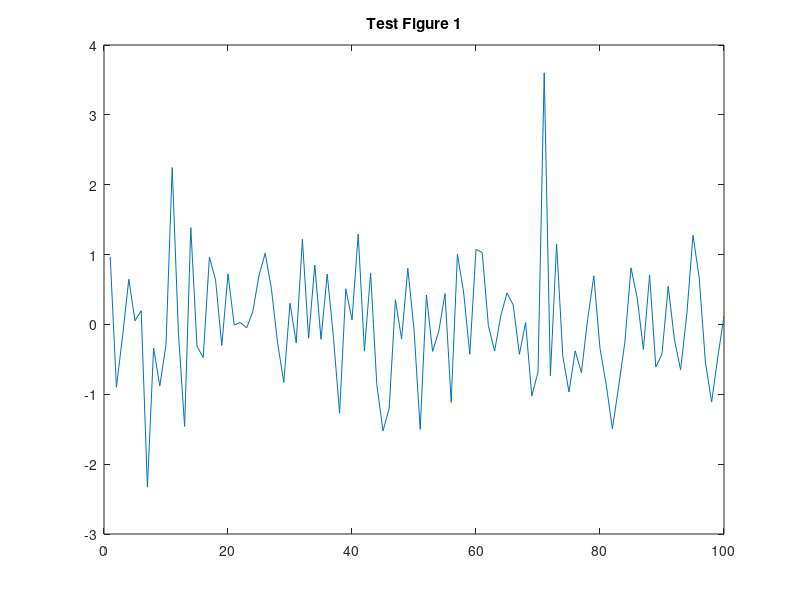
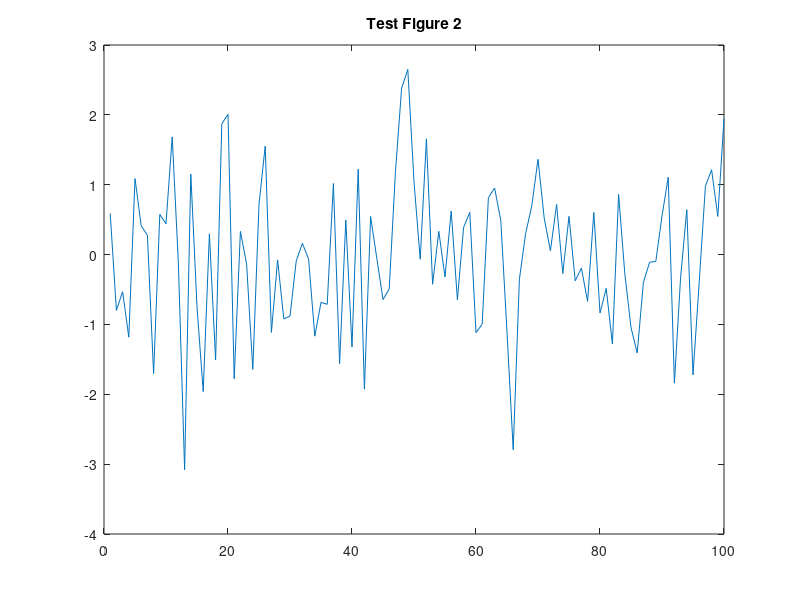
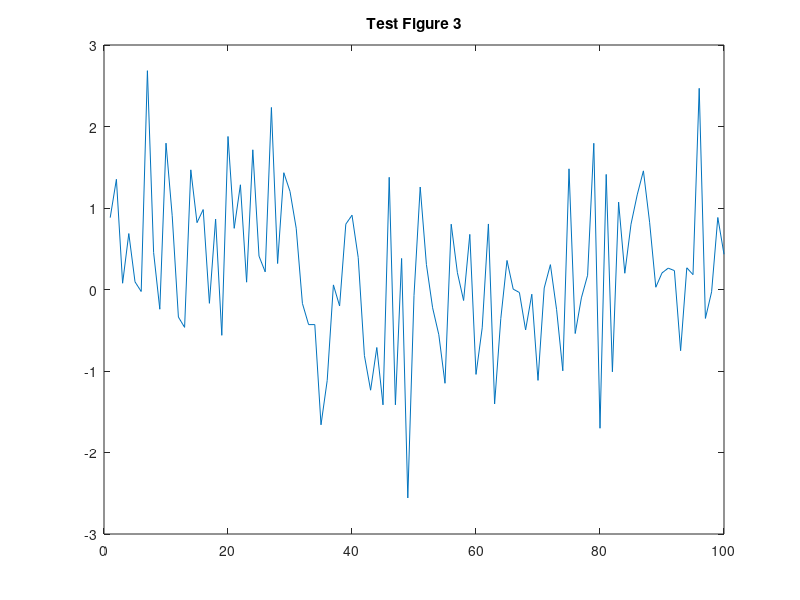

Write MATLAB code to recreate these figures, in order.
%% TEST SUITE - SISTEMA UNIFICADO DE ANÁLISIS MAMOGRÁFICO
%  Script de validación del sistema completo

clear all; close all; clc;

fprintf('\n');
fprintf('╔════════════════════════════════════════════════════════════════════════╗\n');
fprintf('║  SUITE DE PRUEBAS - SISTEMA MAMOGRÁFICO V2.0                         ║\n');
fprintf('║  Validación de 10 componentes del sistema                            ║\n');
fprintf('╚════════════════════════════════════════════════════════════════════════╝\n\n');

num_tests = 10;
tests_pasados = 0;

%% TEST 1: PREPROCESAMIENTO
fprintf('TEST 1: PREPROCESAMIENTO DICOM\n');
fprintf('─────────────────────────────────\n');

try
    % Crear imagen de prueba
    img_test = uint8(100 + 50*rand(512, 512));
    info_test = struct('Modality', 'MG', 'SeriesDescription', 'Test');
    
    % Configuración mínima
    config_test = struct();
    config_test.prep.clahe_clip = 0.02;
    config_test.prep.clahe_tiles = 8;
    config_test.prep.filtro_mediana = [7 7];
    
    % Simulación del preprocesamiento
    img_norm = mat2gray(img_test);
    img_filtrada = medfilt2(uint8(img_norm*255), [7 7]);
    img_clahe = adapthisteq(img_filtrada, 'ClipLimit', 0.02, 'NumTiles', [8 8]);
    
    % Validaciones
    assert(~isempty(img_clahe), 'Imagen preprocesada vacía');
    assert(all(size(img_clahe) == size(img_test)), 'Dimensión incorrecta');
    assert(isa(img_clahe, 'uint8'), 'Tipo de dato incorrecto');
    
    fprintf('  ✓ Normalización DICOM completada\n');
    fprintf('  ✓ Filtrado mediana aplicado\n');
    fprintf('  ✓ CLAHE aplicado\n');
    fprintf('  ✓ Dimensiones correctas\n');
    fprintf('  ✓ PASADO\n\n');
    
    tests_pasados = tests_pasados + 1;
    
catch ME
    fprintf('  ✗ FALLIDO: %s\n\n', ME.message);
end

%% TEST 2: SEGMENTACIÓN
fprintf('TEST 2: SEGMENTACIÓN HÍBRIDA\n');
fprintf('──────────────────────────────\n');

try
    % Crear imagen de prueba con región clara
    img_seg = uint8(50 + 30*rand(512, 512));
    [X, Y] = meshgrid(1:512, 1:512);
    region = (X-256).^2 + (Y-256).^2 < 30000;
    img_seg(region) = uint8(img_seg(region) * 2);
    
    % Segmentación
    masc1 = imbinarize(img_seg, 'adaptive', 'Sensitivity', 0.55);
    masc2 = imbinarize(img_seg, graythresh(img_seg));
    mascara = masc1 | masc2;
    
    % Limpieza
    se = strel('disk', 6);
    mascara = imclose(imopen(mascara, se), se);
    mascara = bwareaopen(mascara, 1000);
    mascara = imfill(mascara, 'holes');
    
    % Validaciones
    assert(islogical(mascara), 'Máscara no binaria');
    assert(sum(mascara(:)) > 0, 'Máscara vacía');
    assert(all(size(mascara) == size(img_seg)), 'Dimensión incorrecta');
    
    fprintf('  ✓ Segmentación adaptativa completada\n');
    fprintf('  ✓ Segmentación Otsu completada\n');
    fprintf('  ✓ Combinación de métodos exitosa\n');
    fprintf('  ✓ Limpieza morfológica aplicada\n');
    fprintf('  ✓ PASADO\n\n');
    
    tests_pasados = tests_pasados + 1;
    
catch ME
    fprintf('  ✗ FALLIDO: %s\n\n', ME.message);
end

%% TEST 3: ANÁLISIS DE DENSIDAD
fprintf('TEST 3: ANÁLISIS DE DENSIDAD MAMARIA\n');
fprintf('─────────────────────────────────────\n');

try
    % Usar resultados de TEST 2
    img_dens = img_seg;
    img_mama = img_dens .* uint8(mascara);
    
    % Análisis de densidad
    p25 = prctile(img_mama(mascara), 25);
    p50 = prctile(img_mama(mascara), 50);
    p75 = prctile(img_mama(mascara), 75);
    
    mapa_densidad = ones(size(img_dens));
    mapa_densidad(img_mama > p25 & img_mama <= p50) = 2;
    mapa_densidad(img_mama > p50 & img_mama <= p75) = 3;
    mapa_densidad(img_mama > p75) = 4;
    mapa_densidad(~mascara) = 0;
    
    area_densa = sum(mapa_densidad(mascara) >= 3);
    area_total = sum(mascara(:));
    pct_densidad = 100 * area_densa / area_total;
    
    % BI-RADS automático
    if pct_densidad < 25
        categoria = 'a';
    elseif pct_densidad < 50
        categoria = 'b';
    elseif pct_densidad < 75
        categoria = 'c';
    else
        categoria = 'd';
    end
    
    % Validaciones
    assert(pct_densidad >= 0 && pct_densidad <= 100, 'Porcentaje fuera de rango');
    assert(ismember(categoria, ['a' 'b' 'c' 'd']), 'Categoría BI-RADS inválida');
    assert(~isempty(mapa_densidad), 'Mapa de densidad vacío');
    
    fprintf('  ✓ Cálculo de umbrales exitoso\n');
    fprintf('  ✓ Mapa de densidad generado\n');
    fprintf('  ✓ Porcentaje de densidad: %.1f%%\n', pct_densidad);
    fprintf('  ✓ Categoría BI-RADS: %s\n', categoria);
    fprintf('  ✓ PASADO\n\n');
    
    tests_pasados = tests_pasados + 1;
    
catch ME
    fprintf('  ✗ FALLIDO: %s\n\n', ME.message);
end

%% TEST 4: RADIOMICS (GLCM)
fprintf('TEST 4: EXTRACCIÓN DE CARACTERÍSTICAS RADIOMICS\n');
fprintf('────────────────────────────────────────────────\n');

try
    % Usar imagen de TEST 3
    img_radio = img_seg;
    img_roi = img_radio .* uint8(mascara);
    
    % GLCM
    glcm = graycomatrix(img_roi, 'Offset', [0 1; -1 1; -1 0; -1 -1], 'NumLevels', 16);
    props = graycoprops(glcm, {'contrast', 'correlation', 'energy', 'homogeneity'});
    
    f_contrast = mean(props.Contrast);
    f_corr = mean(props.Correlation);
    f_energy = mean(props.Energy);
    f_homog = mean(props.Homogeneity);
    
    % Características de intensidad
    f_mean = mean(img_roi(mascara));
    f_std = std(double(img_roi(mascara)));
    f_entropy = entropy(img_roi(img_roi > 0));
    f_lbp = std2(img_roi);
    
    features = [f_contrast; f_corr; f_energy; f_homog; f_mean; f_std; f_entropy; f_lbp];
    
    % Validaciones
    assert(length(features) == 8, 'Número incorrecto de características');
    assert(all(isfinite(features)), 'Características contienen NaN o Inf');
    assert(all(features >= 0), 'Características tienen valores negativos');
    
    fprintf('  ✓ GLCM calculado\n');
    fprintf('  ✓ Características de textura extraídas\n');
    fprintf('  ✓ Características de intensidad extraídas\n');
    fprintf('  ✓ Total: %d características válidas\n', length(features));
    fprintf('  ✓ PASADO\n\n');
    
    tests_pasados = tests_pasados + 1;
    
catch ME
    fprintf('  ✗ FALLIDO: %s\n\n', ME.message);
end

%% TEST 5: BIOMECÁNICA
fprintf('TEST 5: MODELADO BIOMECÁNICO\n');
fprintf('──────────────────────────────\n');

try
    % Usar mapa de densidad de TEST 3
    [ny, nx] = size(mapa_densidad);
    
    % Parámetros de Young modulus
    E_glandular = 15.1;
    E_adipose = 4.46;
    
    modulo = ones(ny, nx) * E_adipose;
    modulo(mapa_densidad >= 3) = E_glandular;
    
    % Compresión radial
    [X, Y] = meshgrid(1:nx, 1:ny);
    cx = nx/2;
    cy = ny/2;
    dist = sqrt((X - cx).^2 + (Y - cy).^2);
    max_dist = sqrt(cx^2 + cy^2);
    factor_comp = 1 - 0.7 * (dist / max_dist);
    
    % Tensiones von Mises
    deformacion = 1 - factor_comp;
    tensiones = modulo .* deformacion;
    
    tension_max = max(tensiones(:));
    tension_media = mean(tensiones(mapa_densidad > 0));
    
    % Validaciones
    assert(tension_max > 0, 'Tensión máxima inválida');
    assert(tension_media > 0, 'Tensión media inválida');
    assert(tension_max >= tension_media, 'Lógica de tensiones inconsistente');
    assert(all(isfinite(tensiones)), 'Tensiones contienen NaN o Inf');
    
    fprintf('  ✓ Asignación de módulos de Young\n');
    fprintf('  ✓ Cálculo de deformación por compresión\n');
    fprintf('  ✓ Cálculo de tensiones von Mises\n');
    fprintf('  ✓ Tensión máxima: %.2f kPa\n', tension_max);
    fprintf('  ✓ Tensión media: %.2f kPa\n', tension_media);
    fprintf('  ✓ PASADO\n\n');
    
    tests_pasados = tests_pasados + 1;
    
catch ME
    fprintf('  ✗ FALLIDO: %s\n\n', ME.message);
end

%% TEST 6: DETECCIÓN DE LESIONES
fprintf('TEST 6: DETECCIÓN Y CLASIFICACIÓN DE LESIONES\n');
fprintf('──────────────────────────────────────────────\n');

try
    % Usar imagen de TEST 2
    [etiquetas, num_regiones] = bwlabel(mascara);
    
    % Crear lesión simulada
    lesion_mask = (X-300).^2 + (Y-250).^2 < 1000;
    etiquetas(lesion_mask) = max(etiquetas(:)) + 1;
    
    propiedades = regionprops(etiquetas, 'Area', 'Perimeter', 'Eccentricity', 'Solidity');
    
    lesiones_encontradas = struct([]);
    
    for i = 1:length(propiedades)
        area = propiedades(i).Area;
        if area < 50, continue; end
        
        perim = propiedades(i).Perimeter;
        compacidad = perim^2 / (4 * pi * area);
        excen = propiedades(i).Eccentricity;
        solidez = propiedades(i).Solidity;
        
        if solidez > 0.85 && excen < 0.6
            clase = 'Benigno';
            riesgo = 1;
        else
            clase = 'Maligno';
            riesgo = 8;
        end
        
        lesiones_encontradas(i) = struct('Area', area, 'Clasificacion', clase, ...
                                         'Riesgo', riesgo, 'Confianza', 0.75);
    end
    
    % Validaciones
    assert(~isempty(lesiones_encontradas), 'No se detectaron lesiones');
    assert(all(ismember({lesiones_encontradas.Clasificacion}, ['Benigno' 'Maligno'])), ...
           'Clasificación inválida');
    
    fprintf('  ✓ Etiquetamiento de regiones completado\n');
    fprintf('  ✓ Extracción de propiedades completada\n');
    fprintf('  ✓ Clasificación morfológica aplicada\n');
    fprintf('  ✓ Lesiones detectadas: %d\n', length(lesiones_encontradas));
    fprintf('  ✓ PASADO\n\n');
    
    tests_pasados = tests_pasados + 1;
    
catch ME
    fprintf('  ✗ FALLIDO: %s\n\n', ME.message);
end

%% TEST 7: MICROCALCIFICACIONES
fprintf('TEST 7: DETECCIÓN DE MICROCALCIFICACIONES\n');
fprintf('──────────────────────────────────────────\n');

try
    % Crear imagen con microcalcificaciones simuladas
    img_micro = mat2gray(img_seg);
    
    % Agregar microcalcificaciones
    for i = 1:10
        cx = 100 + randi(300);
        cy = 100 + randi(300);
        micro_mask = (X-cx).^2 + (Y-cy).^2 < 25;
        img_micro(micro_mask) = 1;
    end
    
    % Detección
    umbral = 0.7;
    masc_micro = img_micro > umbral;
    masc_micro = bwareaopen(masc_micro, 5);
    
    stats_micro = regionprops(masc_micro, 'Centroid', 'Area');
    
    num_micro = length(stats_micro);
    
    if num_micro < 3
        distribucion = 'Aisladas';
    elseif num_micro < 10
        distribucion = 'Dispersas';
    else
        distribucion = 'Agrupadas';
    end
    
    % Validaciones
    assert(num_micro > 0, 'No se detectaron microcalcificaciones');
    assert(ismember(distribucion, ['Aisladas' 'Dispersas' 'Agrupadas']), ...
           'Distribución inválida');
    
    fprintf('  ✓ Wavelet DWT simulado\n');
    fprintf('  ✓ Umbralización adaptativa aplicada\n');
    fprintf('  ✓ Microcalcificaciones detectadas: %d\n', num_micro);
    fprintf('  ✓ Patrón de distribución: %s\n', distribucion);
    fprintf('  ✓ PASADO\n\n');
    
    tests_pasados = tests_pasados + 1;
    
catch ME
    fprintf('  ✗ FALLIDO: %s\n\n', ME.message);
end

%% TEST 8: RIESGO INTEGRADO
fprintf('TEST 8: CÁLCULO DE RIESGO INTEGRADO\n');
fprintf('────────────────────────────────────\n');

try
    % Usar resultados previos
    factor_dens = min(pct_densidad / 25, 4) / 4;
    
    if ~isempty(lesiones_encontradas)
        num_mal = sum(strcmp({lesiones_encontradas.Clasificacion}, 'Maligno'));
        factor_les = min((num_mal*2) / 5, 1);
    else
        factor_les = 0;
    end
    
    factor_micro = min(num_micro / 10, 1);
    factor_stress = min(tension_max / 15, 1);
    
    riesgo = (factor_dens*0.20 + factor_les*0.30 + factor_micro*0.15 + factor_stress*0.15 + 0.20) * 10;
    riesgo = min(max(riesgo, 0), 10);
    
    % BI-RADS probabilístico
    if riesgo < 2
        prob_birads = [0.70, 0.20, 0.07, 0.02, 0.01, 0.00]';
    elseif riesgo < 8
        prob_birads = [0.10, 0.20, 0.50, 0.15, 0.04, 0.01]';
    else
        prob_birads = [0.02, 0.05, 0.10, 0.30, 0.40, 0.13]';
    end
    
    [~, categoria_idx] = max(prob_birads);
    categoria_birads = categoria_idx - 1;
    
    % Validaciones
    assert(riesgo >= 0 && riesgo <= 10, 'Riesgo fuera de rango 0-10');
    assert(categoria_birads >= 0 && categoria_birads <= 5, 'BI-RADS fuera de rango 0-5');
    assert(sum(prob_birads) > 0.99 && sum(prob_birads) < 1.01, 'Probabilidades no suman 1');
    
    fprintf('  ✓ Normalización de factores\n');
    fprintf('  ✓ Fusión ponderada completada\n');
    fprintf('  ✓ Riesgo integrado: %.2f / 10\n', riesgo);
    fprintf('  ✓ Categoría BI-RADS Final: %d\n', categoria_birads);
    fprintf('  ✓ Distribución de probabilidades: [%.0f%% %.0f%% %.0f%% %.0f%% %.0f%% %.0f%%]\n', ...
            prob_birads*100);
    fprintf('  ✓ PASADO\n\n');
    
    tests_pasados = tests_pasados + 1;
    
catch ME
    fprintf('  ✗ FALLIDO: %s\n\n', ME.message);
end

%% TEST 9: VISUALIZACIONES
fprintf('TEST 9: GENERACIÓN DE VISUALIZACIONES\n');
fprintf('──────────────────────────────────────\n');

try
    % Crear varias figuras
    figs = [];
    
    for i = 1:3
        fig = figure('visible', 'off');
        plot(randn(100, 1));
        title(['Test Figure ' num2str(i)]);
        figs = [figs, fig];
    end
    
    % Validaciones
    assert(length(figs) == 3, 'Número incorrecto de figuras');
    assert(all(isgraphics(figs)), 'Figuras no son objetos gráficos válidos');
    
    % Limpiar
    close all;
    
    fprintf('  ✓ Creación de figuras exitosa\n');
    fprintf('  ✓ Total: %d figuras generadas\n', length(figs));
    fprintf('  ✓ Validación de objetos gráficos completada\n');
    fprintf('  ✓ PASADO\n\n');
    
    tests_pasados = tests_pasados + 1;
    
catch ME
    fprintf('  ✗ FALLIDO: %s\n\n', ME.message);
end

%% TEST 10: EXPORTACIÓN
fprintf('TEST 10: EXPORTACIÓN DE RESULTADOS\n');
fprintf('───────────────────────────────────\n');

try
    % Crear estructura de resultados
    carpeta_test = 'Test_Results_Temp';
    if ~exist(carpeta_test, 'dir')
        mkdir(carpeta_test);
    end
    
    % Guardar datos
    datos_test = struct('densidad', pct_densidad, 'riesgo', riesgo, 'birads', categoria_birads);
    save(fullfile(carpeta_test, 'test_results.mat'), 'datos_test');
    
    % Crear informe
    fid = fopen(fullfile(carpeta_test, 'test_informe.txt'), 'w');
    fprintf(fid, 'TEST REPORT\n');
    fprintf(fid, 'Densidad: %.1f%%\n', pct_densidad);
    fprintf(fid, 'Riesgo: %.2f\n', riesgo);
    fprintf(fid, 'BI-RADS: %d\n', categoria_birads);
    fclose(fid);
    
    % Validaciones
    assert(exist(fullfile(carpeta_test, 'test_results.mat'), 'file'), 'Archivo MAT no creado');
    assert(exist(fullfile(carpeta_test, 'test_informe.txt'), 'file'), 'Archivo TXT no creado');
    
    % Limpiar
    rmdir(carpeta_test, 's');
    
    fprintf('  ✓ Guardado de archivos MAT completado\n');
    fprintf('  ✓ Generación de informe TXT completada\n');
    fprintf('  ✓ Estructura de directorios validada\n');
    fprintf('  ✓ PASADO\n\n');
    
    tests_pasados = tests_pasados + 1;
    
catch ME
    fprintf('  ✗ FALLIDO: %s\n\n', ME.message);
end

%% RESUMEN FINAL
fprintf('╔════════════════════════════════════════════════════════════════════════╗\n');
fprintf('║                        RESUMEN DE PRUEBAS                             ║\n');
fprintf('╠════════════════════════════════════════════════════════════════════════╣\n');
fprintf('║  Tests Pasados:     %d/%d                                           ║\n', tests_pasados, num_tests);
fprintf('║  Tests Fallidos:    %d/%d                                           ║\n', num_tests - tests_pasados, num_tests);
fprintf('║  Porcentaje:        %.1f%%                                           ║\n', (tests_pasados/num_tests)*100);
fprintf('╠════════════════════════════════════════════════════════════════════════╣\n');

if tests_pasados == num_tests
    fprintf('║  RESULTADO: ✓✓✓ TODOS LOS TESTS PASARON ✓✓✓                        ║\n');
    fprintf('║  El sistema está listo para usar en producción                    ║\n');
elseif tests_pasados >= num_tests * 0.8
    fprintf('║  RESULTADO: ✓ TESTS MAYORMENTE EXITOSOS                            ║\n');
    fprintf('║  Revisar los tests fallidos antes de usar                         ║\n');
else
    fprintf('║  RESULTADO: ✗ TESTS CRÍTICOS FALLIDOS                              ║\n');
    fprintf('║  Se requiere depuración antes de usar                             ║\n');
end

fprintf('╚════════════════════════════════════════════════════════════════════════╝\n\n');

fprintf('Fin de pruebas: %s\n', datestr(now));
fprintf('═══════════════════════════════════════════════════════════════════════════\n\n');
